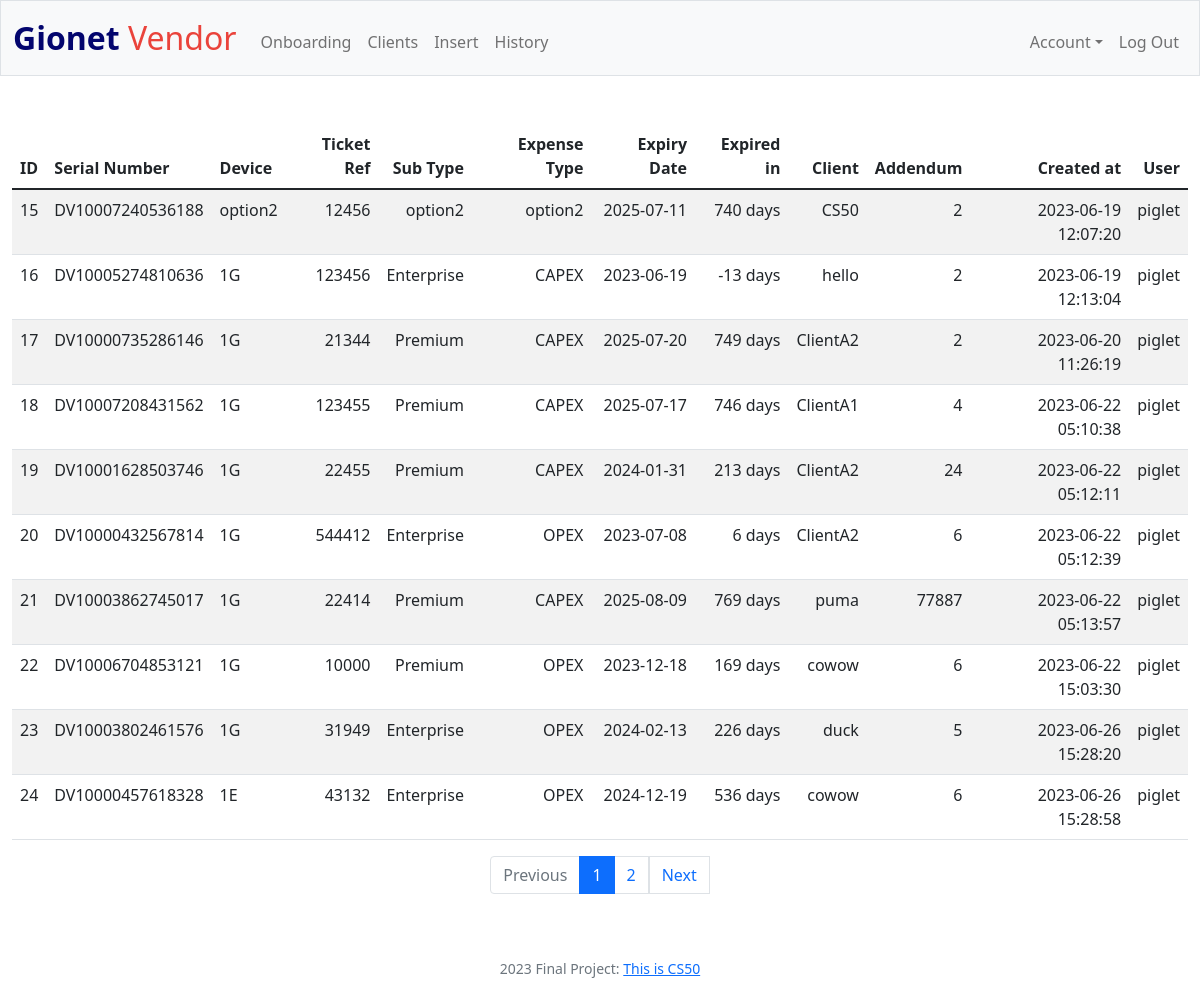
Screenshot of /history (signed in) with the database file from the repository.
### tables this page shows
CREATE TABLE tracking(
    id INTEGER PRIMARY KEY AUTOINCREMENT NOT NULL,
    serial_num TEXT NOT NULL,
    Device TEXT NOT NULL,
    ticket_ref INTEGER NOT NULL,
    subs_type TEXT NOT NULL,
    expense_type TEXT NOT NULL,
    exp_date DATE NOT NULL,
    client TEXT NOT NULL,
    Addendum INTERGER NOT NULL,
    created_at TEXT DEFAULT CURRENT_TIMESTAMP
, user_id INTEGER);

CREATE TABLE users (id INTEGER PRIMARY KEY AUTOINCREMENT NOT NULL, username TEXT NOT NULL, hash TEXT NOT NULL);

### app.py (the view)
@app.route("/history")
@login_required
def history():
    per_page = 10
    total_rows = db.execute("SELECT COUNT(*) FROM tracking")
    total_pages = math.ceil(total_rows[0]["COUNT(*)"] / per_page)
    page = request.args.get('page', 1, type=int)
    offset = (page - 1) * per_page
    transactions = db.execute(
        "SELECT tracking.id AS tracking_id, * FROM tracking JOIN users on users.id = tracking.user_id;")
    for row in transactions:
        exp_date = row["exp_date"]
        year = exp_date // 10000
        month = (exp_date // 100) % 100
        day = exp_date % 100
        date_obj = date(year, month, day)
        row["expiry"] = date_obj
        expiration = date_obj - date.today()
        row["expiration"] = expiration.days
    transactions = transactions[offset:offset + per_page]
    return render_template("history.html", database=transactions, page=page, total_pages=total_pages)

### app.py (called while the page is built)
@app.after_request
def after_request(response):
    response.headers["Cache-Control"] = "no-cache, no-store, must-revalidate"
    response.headers["Expires"] = 0
    response.headers["Pragma"] = "no-cache"
    return response

@app.context_processor
def inject_user():
        user_id = session.get('user_id')
        if user_id:
            user = db.execute("SELECT username FROM users WHERE id = ?", user_id)
            if user:
                return {'username': user[0]['username']}
        return {}

### helpers.py (called while the page is built)
def login_required(f):
    @wraps(f)
    def decorated_function(*args, **kwargs):
        if session.get("user_id") is None:
            return redirect("/login")
        return f(*args, **kwargs)
    return decorated_function

### templates/history.html (shortened to what this page needs)
{% extends "layout.html" %}
{% block main %}
    <form action="/history" method="post">
            <table class="table table-striped">
                <thead>
                    <tr>
                        <th class="text-start">ID</th>
                        <th class="text-start">Serial Number</th>
                        <th class="text-start">Device</th>
                        <th class="text-end">Ticket Ref</th>
                        <th class="text-end">Sub Type</th>
                        <th class="text-end">Expense Type</th>
                        <th class="text-end">Expiry Date</th>
                        <th class="text-end">Expired in</th>
                        <th class="text-end">Client</th>
                        <th class="text-end">Addendum</th>
                        <th class="text-end">Created at</th>
                        <th class="text-end">User</th>
                    </tr>
                </thead>
            <tbody>
                {% for row in database %}
                    <tr>
                        <td class="text-start">{{ row["tracking_id"] }}</td>
                        <td class="text-start">{{ row["serial_num"] }}</td>
                        <td class="text-start">{{ row["Device"] }}</td>
                        <td class="text-end">{{ row["ticket_ref"] }}</td>
                        <td class="text-end">{{ row["subs_type"] }}</td>
                        <td class="text-end">{{ row["expense_type"] }}</td>
                        <td class="text-end">{{ row["expiry"] }}</td>
                        <td class="text-end">{{ row["expiration"] }} days</td>
                        <td class="text-end">{{ row["client"] }}</td>
                        <td class="text-end">{{ row["Addendum"] }}</td>
                        <td class="text-end">{{ row["created_at"] }}</td>
                        <td class="text-end">{{ row["username"] }}</td>
                    </tr>
                    {% endfor %}
            </tbody>
            </table>
            <div class="pagination_section d-flex justify-content-center">
                <ul class="pagination">
                    {% if page > 1 %}
                    <li>
                        <a class="page-link" href="/history?page={{ page - 1 }}">Previous</a>
                    </li>
                    {% else %}
                    <li class="page-item disabled">
                        <a class="page-link" href="#" tabindex="-1">Previous</a>
                    </li>
                    {% endif %}
                    {% for p in range(1, total_pages + 1) %}
                    <li class="page-item {% if p == page %}active{% endif %}">
                        <a class="page-item"><a class="page-link" href="/history?page={{ p }}">{{ p }}</a>
                    </li>
                    {% endfor %}
                    {% if page < total_pages %}
                    <li>
                        <a class="page-link" href="/history?page={{ page + 1 }}">Next</a>
                    </li>
                    {% else %}
                    <li class="page-item disabled">
                        <a class="page-link" href="#">Next</a>
                    </li>
                    {% endif %}
                </ul>
            </div>
        </main>
{% endblock %}

### rows the page displays
tracking: tracking_id "15", serial_num "DV10007240536188", Device "option2", ticket_ref "12456", subs_type "option2", expense_type "option2", expiry "2025-07-11", expiration "740", client "CS50", Addendum "2", created_at "2023-06-19 12:07:20", username "piglet"
tracking: tracking_id "16", serial_num "DV10005274810636", Device "1G", ticket_ref "123456", subs_type "Enterprise", expense_type "CAPEX", expiry "2023-06-19", expiration "-13", client "hello", Addendum "2", created_at "2023-06-19 12:13:04", username "piglet"
tracking: tracking_id "17", serial_num "DV10000735286146", Device "1G", ticket_ref "21344", subs_type "Premium", expense_type "CAPEX", expiry "2025-07-20", expiration "749", client "ClientA2", Addendum "2", created_at "2023-06-20 11:26:19", username "piglet"
tracking: tracking_id "18", serial_num "DV10007208431562", Device "1G", ticket_ref "123455", subs_type "Premium", expense_type "CAPEX", expiry "2025-07-17", expiration "746", client "ClientA1", Addendum "4", created_at "2023-06-22 05:10:38", username "piglet"
tracking: tracking_id "19", serial_num "DV10001628503746", Device "1G", ticket_ref "22455", subs_type "Premium", expense_type "CAPEX", expiry "2024-01-31", expiration "213", client "ClientA2", Addendum "24", created_at "2023-06-22 05:12:11", username "piglet"
tracking: tracking_id "20", serial_num "DV10000432567814", Device "1G", ticket_ref "544412", subs_type "Enterprise", expense_type "OPEX", expiry "2023-07-08", expiration "6", client "ClientA2", Addendum "6", created_at "2023-06-22 05:12:39", username "piglet"
tracking: tracking_id "21", serial_num "DV10003862745017", Device "1G", ticket_ref "22414", subs_type "Premium", expense_type "CAPEX", expiry "2025-08-09", expiration "769", client "puma", Addendum "77887", created_at "2023-06-22 05:13:57", username "piglet"
tracking: tracking_id "22", serial_num "DV10006704853121", Device "1G", ticket_ref "10000", subs_type "Premium", expense_type "OPEX", expiry "2023-12-18", expiration "169", client "cowow", Addendum "6", created_at "2023-06-22 15:03:30", username "piglet"
tracking: tracking_id "23", serial_num "DV10003802461576", Device "1G", ticket_ref "31949", subs_type "Enterprise", expense_type "OPEX", expiry "2024-02-13", expiration "226", client "duck", Addendum "5", created_at "2023-06-26 15:28:20", username "piglet"
tracking: tracking_id "24", serial_num "DV10000457618328", Device "1E", ticket_ref "43132", subs_type "Enterprise", expense_type "OPEX", expiry "2024-12-19", expiration "536", client "cowow", Addendum "6", created_at "2023-06-26 15:28:58", username "piglet"

### other values shown
{{ p }} "1" "2"
